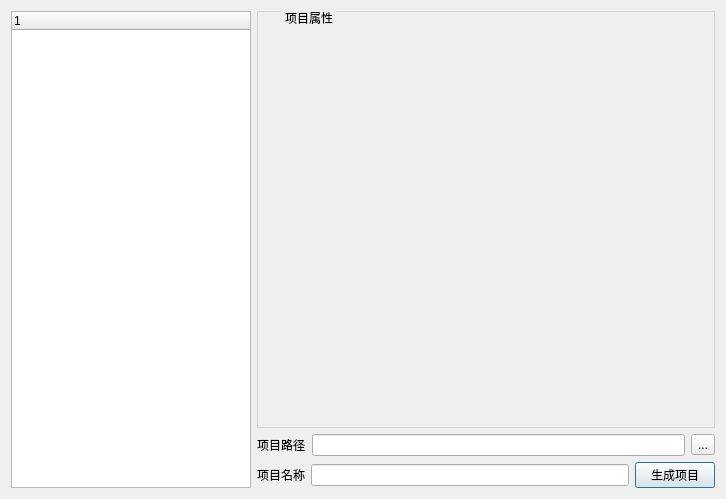
<?xml version="1.0" encoding="UTF-8"?>
<ui version="4.0">
 <class>ProjectWizard</class>
 <widget class="QDialog" name="ProjectWizard">
  <property name="geometry">
   <rect>
    <x>0</x>
    <y>0</y>
    <width>726</width>
    <height>499</height>
   </rect>
  </property>
  <property name="minimumSize">
   <size>
    <width>726</width>
    <height>499</height>
   </size>
  </property>
  <property name="windowTitle">
   <string>项目向导</string>
  </property>
  <layout class="QHBoxLayout" name="horizontalLayout_4">
   <item>
    <layout class="QHBoxLayout" name="horizontalLayout_3">
     <item>
      <widget class="QTreeWidget" name="projectTree">
       <property name="toolTip">
        <string/>
       </property>
       <property name="statusTip">
        <string/>
       </property>
       <property name="headerHidden">
        <bool>false</bool>
       </property>
       <column>
        <property name="text">
         <string notr="true">1</string>
        </property>
       </column>
      </widget>
     </item>
     <item>
      <layout class="QVBoxLayout" name="verticalLayout_3">
       <item>
        <widget class="QGroupBox" name="groupBox">
         <property name="styleSheet">
          <string notr="true">QGroupBox {
	border-width:1px;
	border-style:solid;
	border-color:lightGray;
	margin-top: 0.5ex;
}
QGroupBox::title {
	subcontrol-origin: margin;
	subcontrol-position: top left;
	left:25px;
	margin-left: 0px;
	padding:0 1px;
}</string>
         </property>
         <property name="title">
          <string>项目属性</string>
         </property>
         <property name="flat">
          <bool>false</bool>
         </property>
         <property name="checkable">
          <bool>false</bool>
         </property>
         <layout class="QGridLayout" name="gridLayout">
          <item row="1" column="0">
           <spacer name="horizontalSpacer">
            <property name="orientation">
             <enum>Qt::Horizontal</enum>
            </property>
            <property name="sizeHint" stdset="0">
             <size>
              <width>454</width>
              <height>20</height>
             </size>
            </property>
           </spacer>
          </item>
          <item row="0" column="0">
           <layout class="QGridLayout" name="projectUiLayout">
            <item row="0" column="0">
             <spacer name="verticalSpacer">
              <property name="orientation">
               <enum>Qt::Vertical</enum>
              </property>
              <property name="sizeHint" stdset="0">
               <size>
                <width>20</width>
                <height>40</height>
               </size>
              </property>
             </spacer>
            </item>
           </layout>
          </item>
         </layout>
        </widget>
       </item>
       <item>
        <layout class="QVBoxLayout" name="verticalLayout">
         <item>
          <layout class="QHBoxLayout" name="horizontalLayout">
           <item>
            <widget class="QLabel" name="label">
             <property name="text">
              <string>项目路径</string>
             </property>
            </widget>
           </item>
           <item>
            <widget class="QLineEdit" name="projectPathEdit"/>
           </item>
           <item>
            <widget class="QToolButton" name="selectPathButton">
             <property name="text">
              <string>...</string>
             </property>
            </widget>
           </item>
          </layout>
         </item>
         <item>
          <layout class="QHBoxLayout" name="horizontalLayout_2">
           <item>
            <widget class="QLabel" name="label_2">
             <property name="text">
              <string>项目名称</string>
             </property>
            </widget>
           </item>
           <item>
            <widget class="QLineEdit" name="projectNameEdit"/>
           </item>
           <item>
            <widget class="QPushButton" name="createProjectButton">
             <property name="text">
              <string>生成项目</string>
             </property>
            </widget>
           </item>
          </layout>
         </item>
        </layout>
       </item>
      </layout>
     </item>
    </layout>
   </item>
  </layout>
 </widget>
 <resources/>
 <connections/>
</ui>
